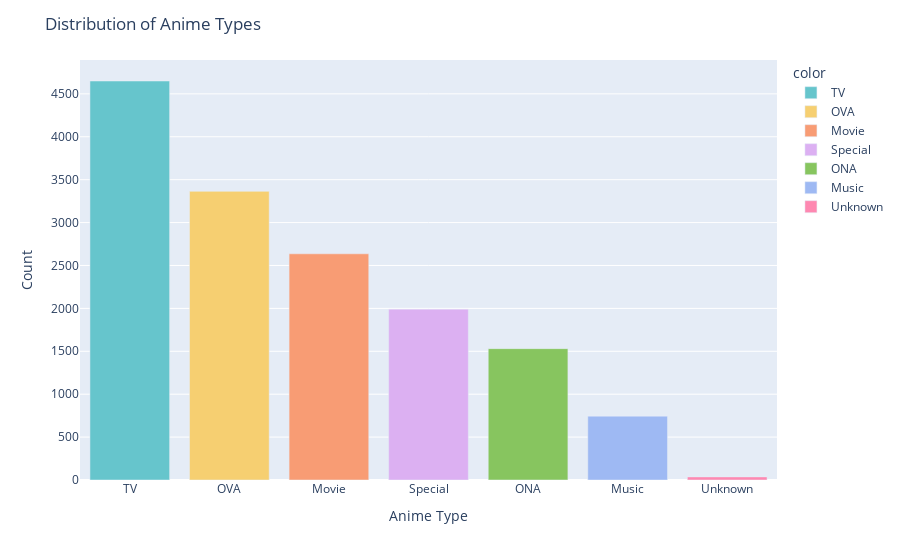
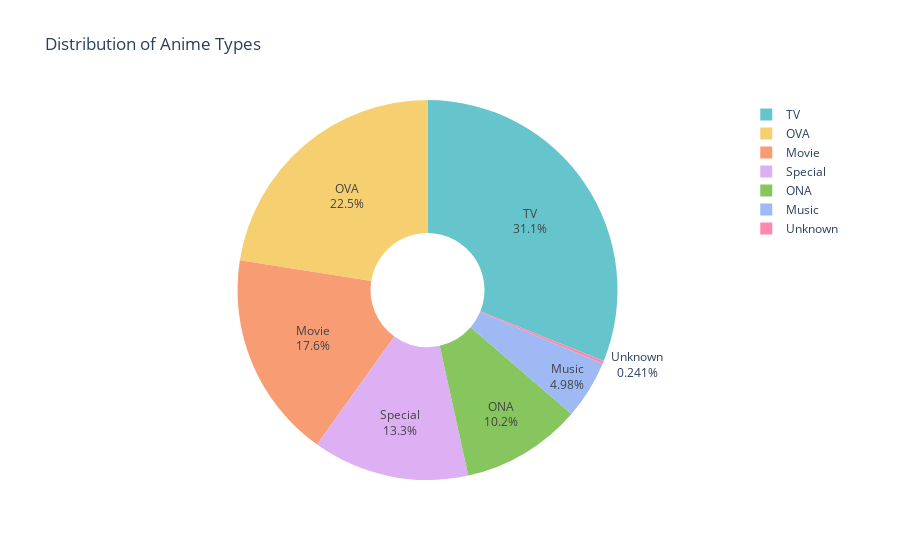

Notebook source saved alongside these figures, in order:
### Code cell
# Extract the anime types
anime_types = anime_data['Type'].value_counts()

# Create a count plot for anime types
fig_count = px.bar(x=anime_types.index, y=anime_types.values, color=anime_types.index, color_discrete_sequence=px.colors.qualitative.Pastel)
fig_count.update_layout(title='Distribution of Anime Types', xaxis=dict(title='Anime Type'), yaxis=dict(title='Count'))

# Create a pie chart for anime types
fig_pie = go.Figure(data=[go.Pie(labels=anime_types.index, values=anime_types.values,
                                textinfo='label+percent', hole=0.3,
                                marker=dict(colors=px.colors.qualitative.Pastel))])
fig_pie.update_layout(title='Distribution of Anime Types')

# Show the count plot and pie chart
fig_count.show()
fig_pie.show()

### Figure 1 — Plotly figure (JSON) as saved in the notebook; plotly's stock layout.template omitted (floating-point values rounded to 4 significant figures)
{"data": [{"alignmentgroup": "True", "hovertemplate": "color=TV<br>x=%{x}<br>y=%{y}<extra></extra>", "legendgroup": "TV", "marker": {"color": "rgb(102, 197, 204)", "pattern": {"shape": ""}}, "name": "TV", "offsetgroup": "TV", "orientation": "v", "showlegend": true, "textposition": "auto", "type": "bar", "x": ["TV"], "xaxis": "x", "y": [4650], "yaxis": "y"}, {"alignmentgroup": "True", "hovertemplate": "color=OVA<br>x=%{x}<br>y=%{y}<extra></extra>", "legendgroup": "OVA", "marker": {"color": "rgb(246, 207, 113)", "pattern": {"shape": ""}}, "name": "OVA", "offsetgroup": "OVA", "orientation": "v", "showlegend": true, "textposition": "auto", "type": "bar", "x": ["OVA"], "xaxis": "x", "y": [3364], "yaxis": "y"}, {"alignmentgroup": "True", "hovertemplate": "color=Movie<br>x=%{x}<br>y=%{y}<extra></extra>", "legendgroup": "Movie", "marker": {"color": "rgb(248, 156, 116)", "pattern": {"shape": ""}}, "name": "Movie", "offsetgroup": "Movie", "orientation": "v", "showlegend": true, "textposition": "auto", "type": "bar", "x": ["Movie"], "xaxis": "x", "y": [2636], "yaxis": "y"}, {"alignmentgroup": "True", "hovertemplate": "color=Special<br>x=%{x}<br>y=%{y}<extra></extra>", "legendgroup": "Special", "marker": {"color": "rgb(220, 176, 242)", "pattern": {"shape": ""}}, "name": "Special", "offsetgroup": "Special", "orientation": "v", "showlegend": true, "textposition": "auto", "type": "bar", "x": ["Special"], "xaxis": "x", "y": [1991], "yaxis": "y"}, {"alignmentgroup": "True", "hovertemplate": "color=ONA<br>x=%{x}<br>y=%{y}<extra></extra>", "legendgroup": "ONA", "marker": {"color": "rgb(135, 197, 95)", "pattern": {"shape": ""}}, "name": "ONA", "offsetgroup": "ONA", "orientation": "v", "showlegend": true, "textposition": "auto", "type": "bar", "x": ["ONA"], "xaxis": "x", "y": [1531], "yaxis": "y"}, {"alignmentgroup": "True", "hovertemplate": "color=Music<br>x=%{x}<br>y=%{y}<extra></extra>", "legendgroup": "Music", "marker": {"color": "rgb(158, 185, 243)", "pattern": {"shape": ""}}, "name": "Music", "offsetgroup": "Music", "orientation": "v", "showlegend": true, "textposition": "auto", "type": "bar", "x": ["Music"], "xaxis": "x", "y": [744], "yaxis": "y"}, {"alignmentgroup": "True", "hovertemplate": "color=Unknown<br>x=%{x}<br>y=%{y}<extra></extra>", "legendgroup": "Unknown", "marker": {"color": "rgb(254, 136, 177)", "pattern": {"shape": ""}}, "name": "Unknown", "offsetgroup": "Unknown", "orientation": "v", "showlegend": true, "textposition": "auto", "type": "bar", "x": ["Unknown"], "xaxis": "x", "y": [36], "yaxis": "y"}], "layout": {"barmode": "relative", "legend": {"title": {"text": "color"}, "tracegroupgap": 0}, "margin": {"t": 60}, "title": {"text": "Distribution of Anime Types"}, "xaxis": {"anchor": "y", "domain": [0, 1], "title": {"text": "Anime Type"}}, "yaxis": {"anchor": "x", "domain": [0, 1], "title": {"text": "Count"}}}}

### Figure 2 — Plotly figure (JSON) as saved in the notebook; plotly's stock layout.template omitted (floating-point values rounded to 4 significant figures)
{"data": [{"hole": 0.3, "labels": ["TV", "OVA", "Movie", "Special", "ONA", "Music", "Unknown"], "marker": {"colors": ["rgb(102, 197, 204)", "rgb(246, 207, 113)", "rgb(248, 156, 116)", "rgb(220, 176, 242)", "rgb(135, 197, 95)", "rgb(158, 185, 243)", "rgb(254, 136, 177)", "rgb(201, 219, 116)", "rgb(139, 224, 164)", "rgb(180, 151, 231)", "rgb(179, 179, 179)"]}, "textinfo": "label+percent", "type": "pie", "values": [4650, 3364, 2636, 1991, 1531, 744, 36]}], "layout": {"title": {"text": "Distribution of Anime Types"}}}
